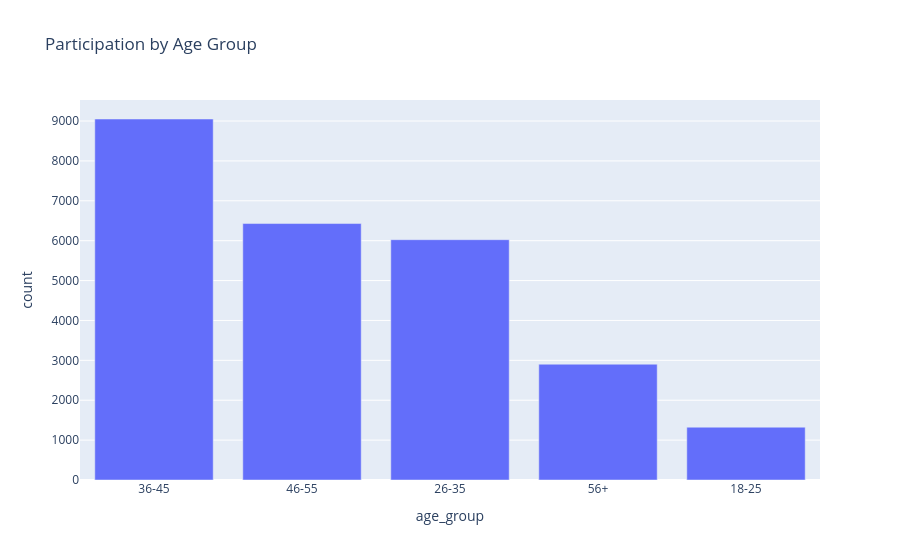

This figure's notebook cell:
### Markdown cell above
#### Which age group participates the most?

### Code cell
age_count = (df3['age_group'].value_counts().reset_index())
age_count.columns = ['age_group','count']
fig = px.bar(
    age_count,
    x='age_group',
    y='count',
    title='Participation by Age Group'
)
fig.show()

### Figure 1 — Plotly figure (JSON) as saved in the notebook; plotly's stock layout.template omitted (floating-point values rounded to 4 significant figures)
{"data": [{"hovertemplate": "age_group=%{x}<br>count=%{y}<extra></extra>", "legendgroup": "", "marker": {"color": "#636efa", "pattern": {"shape": ""}}, "name": "", "orientation": "v", "showlegend": false, "textposition": "auto", "type": "bar", "x": ["36-45", "46-55", "26-35", "56+", "18-25"], "xaxis": "x", "y": [9051, 6430, 6025, 2903, 1324], "yaxis": "y"}], "layout": {"barmode": "relative", "legend": {"tracegroupgap": 0}, "title": {"text": "Participation by Age Group"}, "xaxis": {"anchor": "y", "domain": [0, 1], "title": {"text": "age_group"}}, "yaxis": {"anchor": "x", "domain": [0, 1], "title": {"text": "count"}}}}
